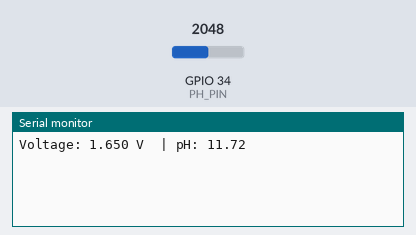
This sketch was run on a simulated ESP32. Shown: the last lines printed to the serial monitor. Inputs (shaded band) come from the test bench; at power-on: GPIO 34 (PH_PIN) = 2048.

Above: at 1.2 s.
1.3 s: GPIO 34 (PH_PIN) set to 2866
At 2.1 s:
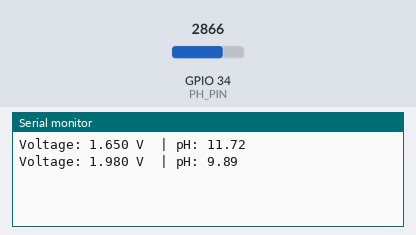
2.8 s: GPIO 34 (PH_PIN) set to 3603
At 4.8 s:
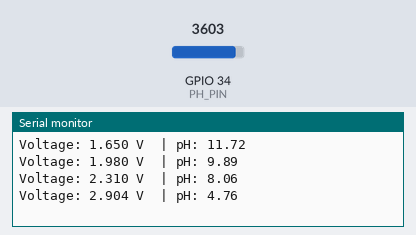
Timing chart, 0 to 6.3 s (numbered marks = the images above; inputs shaded):
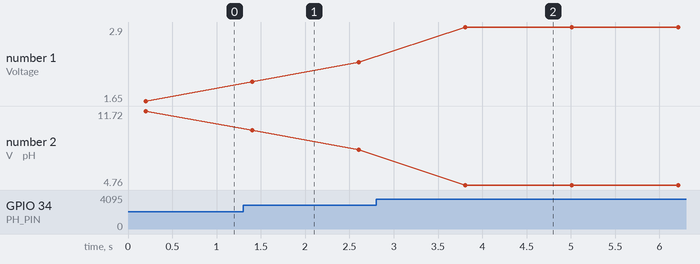

The sketch:

PH.ino
```cpp
#define PH_PIN 34   // Analog pin

float voltage, phValue;

void setup() {
  Serial.begin(115200);
}

void loop() {
  int samples = 20;
  float sum = 0;

  // Take multiple readings (noise reduction)
  for (int i = 0; i < samples; i++) {
    sum += analogRead(PH_PIN);
    delay(10);
  }

  float avg = sum / samples;

  // Convert ADC to voltage (ESP32 = 12-bit, 0–4095)
  voltage = avg * (3.3 / 4095.0);

  // Convert voltage to pH (approximation)
  phValue = 7 + ((2.5 - voltage) / 0.18);

  Serial.print("Voltage: ");
  Serial.print(voltage, 3);
  Serial.print(" V  | pH: ");
  Serial.println(phValue, 2);

  delay(1000);
}
```

Measured:
- after the input at 1.3 s, the serial monitor: prints a new line after 0.10 s (image 1)
- after the input at 2.8 s, the serial monitor: prints a new line after 1.0 s (image 2)
- plotted number 1: 1.65 → 2.31 after the input at 1.3 s, 2.31 → 2.9 after the input at 2.8 s
- plotted number 2: 11.72 → 8.06 after the input at 1.3 s, 8.06 → 4.76 after the input at 2.8 s
